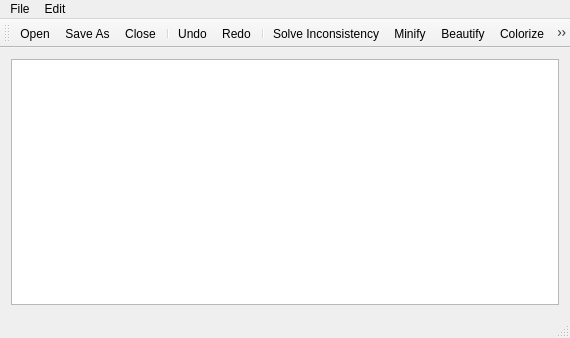
<?xml version="1.0" encoding="UTF-8"?>
<ui version="4.0">
 <class>MainWindow</class>
 <widget class="QMainWindow" name="MainWindow">
  <property name="geometry">
   <rect>
    <x>0</x>
    <y>0</y>
    <width>570</width>
    <height>338</height>
   </rect>
  </property>
  <property name="windowTitle">
   <string>MainWindow</string>
  </property>
  <widget class="QWidget" name="centralWidget">
   <layout class="QHBoxLayout" name="horizontalLayout">
    <item>
     <widget class="QTextEdit" name="textEdit">
      <property name="enabled">
       <bool>true</bool>
      </property>
      <property name="font">
       <font>
        <pointsize>12</pointsize>
       </font>
      </property>
      <property name="readOnly">
       <bool>true</bool>
      </property>
      <property name="tabStopWidth">
       <number>40</number>
      </property>
      <property name="acceptRichText">
       <bool>false</bool>
      </property>
     </widget>
    </item>
   </layout>
  </widget>
  <widget class="QMenuBar" name="menuBar">
   <property name="geometry">
    <rect>
     <x>0</x>
     <y>0</y>
     <width>570</width>
     <height>21</height>
    </rect>
   </property>
   <widget class="QMenu" name="menuFile">
    <property name="title">
     <string>File</string>
    </property>
    <widget class="QMenu" name="menuXML">
     <property name="title">
      <string>XML</string>
     </property>
     <addaction name="actionSolve_Inconsistency"/>
     <addaction name="actionBeautify_2"/>
     <addaction name="actionMinify"/>
     <addaction name="actionColorize"/>
    </widget>
    <widget class="QMenu" name="menuJSON">
     <property name="title">
      <string>JSON</string>
     </property>
     <addaction name="actionConvert_to_JSON"/>
    </widget>
    <addaction name="actionOpen"/>
    <addaction name="actionSave"/>
    <addaction name="actionClose"/>
    <addaction name="separator"/>
    <addaction name="menuXML"/>
    <addaction name="menuJSON"/>
    <addaction name="separator"/>
    <addaction name="actionExit"/>
   </widget>
   <widget class="QMenu" name="menuEdit">
    <property name="title">
     <string>Edit</string>
    </property>
    <addaction name="actionUndo"/>
    <addaction name="actionRedo"/>
   </widget>
   <addaction name="menuFile"/>
   <addaction name="menuEdit"/>
  </widget>
  <widget class="QToolBar" name="mainToolBar">
   <attribute name="toolBarArea">
    <enum>TopToolBarArea</enum>
   </attribute>
   <attribute name="toolBarBreak">
    <bool>false</bool>
   </attribute>
   <addaction name="actionOpen"/>
   <addaction name="actionSave"/>
   <addaction name="actionClose"/>
   <addaction name="separator"/>
   <addaction name="actionUndo"/>
   <addaction name="actionRedo"/>
   <addaction name="separator"/>
   <addaction name="actionSolve_Inconsistency"/>
   <addaction name="actionMinify"/>
   <addaction name="actionBeautify_2"/>
   <addaction name="actionColorize"/>
   <addaction name="separator"/>
   <addaction name="actionConvert_to_JSON"/>
   <addaction name="separator"/>
   <addaction name="actionExit"/>
  </widget>
  <widget class="QStatusBar" name="statusBar"/>
  <action name="actionOpen">
   <property name="text">
    <string>Open</string>
   </property>
   <property name="shortcut">
    <string>Ctrl+O</string>
   </property>
  </action>
  <action name="actionSave">
   <property name="text">
    <string>Save As</string>
   </property>
   <property name="shortcut">
    <string>Ctrl+S</string>
   </property>
  </action>
  <action name="actionMinify">
   <property name="text">
    <string>Minify</string>
   </property>
   <property name="shortcut">
    <string>Ctrl+M</string>
   </property>
  </action>
  <action name="actionConvert_to_JSON">
   <property name="text">
    <string>Convert to JSON</string>
   </property>
   <property name="shortcut">
    <string>Ctrl+J</string>
   </property>
  </action>
  <action name="actionBeautify_2">
   <property name="text">
    <string>Beautify</string>
   </property>
   <property name="shortcut">
    <string>Ctrl+B</string>
   </property>
  </action>
  <action name="actionExit">
   <property name="text">
    <string>Exit</string>
   </property>
   <property name="shortcut">
    <string>Ctrl+X</string>
   </property>
  </action>
  <action name="actionClose">
   <property name="text">
    <string>Close</string>
   </property>
   <property name="shortcut">
    <string>Ctrl+C</string>
   </property>
  </action>
  <action name="actionSolve_Inconsistency">
   <property name="text">
    <string>Solve Inconsistency</string>
   </property>
   <property name="toolTip">
    <string>Solve Inconsistency</string>
   </property>
   <property name="shortcut">
    <string>Ctrl+I</string>
   </property>
  </action>
  <action name="actionUndo">
   <property name="text">
    <string>Undo</string>
   </property>
   <property name="shortcut">
    <string>Ctrl+Z</string>
   </property>
  </action>
  <action name="actionRedo">
   <property name="text">
    <string>Redo</string>
   </property>
   <property name="shortcut">
    <string>Ctrl+Y</string>
   </property>
  </action>
  <action name="actionColorize">
   <property name="text">
    <string>Colorize</string>
   </property>
   <property name="shortcut">
    <string>Ctrl+R</string>
   </property>
  </action>
 </widget>
 <layoutdefault spacing="6" margin="11"/>
 <resources/>
 <connections/>
</ui>
